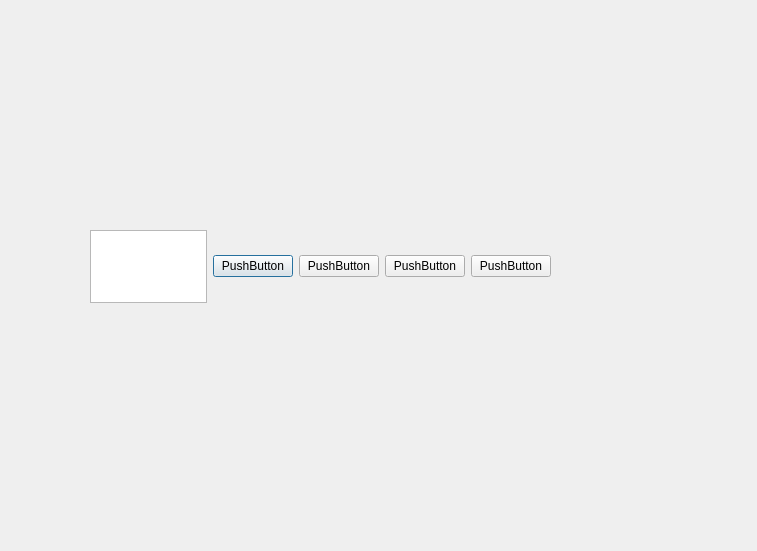
<?xml version="1.0" encoding="UTF-8"?>
<ui version="4.0">
 <class>Dialog</class>
 <widget class="QDialog" name="Dialog">
  <property name="geometry">
   <rect>
    <x>0</x>
    <y>0</y>
    <width>757</width>
    <height>551</height>
   </rect>
  </property>
  <property name="windowTitle">
   <string>Dialog</string>
  </property>
  <widget class="QWidget" name="">
   <property name="geometry">
    <rect>
     <x>90</x>
     <y>230</y>
     <width>461</width>
     <height>73</height>
    </rect>
   </property>
   <layout class="QHBoxLayout" name="horizontalLayout">
    <item>
     <widget class="QColumnView" name="columnView"/>
    </item>
    <item>
     <widget class="QPushButton" name="pushButton_2">
      <property name="text">
       <string>PushButton</string>
      </property>
     </widget>
    </item>
    <item>
     <widget class="QPushButton" name="pushButton_3">
      <property name="text">
       <string>PushButton</string>
      </property>
     </widget>
    </item>
    <item>
     <widget class="QPushButton" name="pushButton">
      <property name="text">
       <string>PushButton</string>
      </property>
     </widget>
    </item>
    <item>
     <widget class="QPushButton" name="pushButton_4">
      <property name="text">
       <string>PushButton</string>
      </property>
     </widget>
    </item>
   </layout>
  </widget>
 </widget>
 <resources/>
 <connections/>
</ui>
